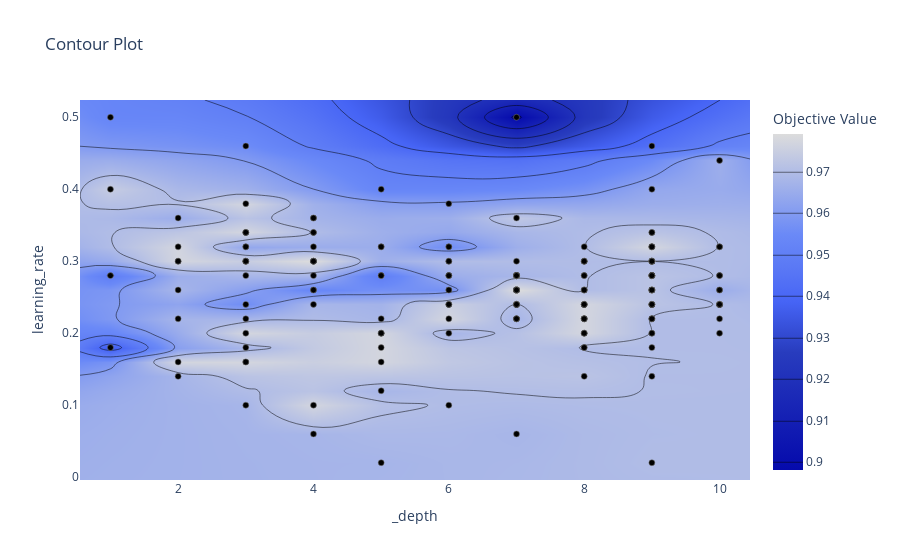

Notebook source saved alongside this figure:
### Code cell
optuna.visualization.plot_contour(study, params=['learning_rate','_depth'])

### Figure 1 — Plotly figure (JSON) as saved in the notebook; plotly's stock layout.template omitted (floating-point values rounded to 4 significant figures; data arrays with more than 128 entries replaced by an {"elided": "..."} marker saying what was removed)
{"data": [{"colorbar": {"title": {"text": "Objective Value"}}, "colorscale": [[0, "rgb(5,10,172)"], [0.35, "rgb(40,60,190)"], [0.5, "rgb(70,100,245)"], [0.6, "rgb(90,120,245)"], [0.7, "rgb(106,137,247)"], [1, "rgb(220,220,220)"]], "connectgaps": true, "contours": {"coloring": "heatmap"}, "hoverinfo": "none", "line": {"smoothing": 1.3}, "reversescale": false, "type": "contour", "x": [0.55, 1, 2, 3, 4, 5, 6, 7, 8, 9, 10, 10.45], "y": [-0.004, 0.02, 0.06, 0.1, 0.12, 0.14, 0.16, 0.18, 0.2, 0.22, 0.24, 0.26, 0.28, 0.3, 0.32, 0.34, 0.36, 0.38, 0.4, 0.44, 0.46, 0.5, 0.524], "z": {"elided": "23x12 float values"}}, {"marker": {"color": "black", "line": {"color": "Grey", "width": 0.5}}, "mode": "markers", "showlegend": false, "type": "scatter", "x": {"elided": "240 int values"}, "y": {"elided": "240 float values"}}], "layout": {"title": {"text": "Contour Plot"}, "xaxis": {"range": [0.55, 10.45], "title": {"text": "_depth"}}, "yaxis": {"range": [-0.004, 0.524], "title": {"text": "learning_rate"}}}}
